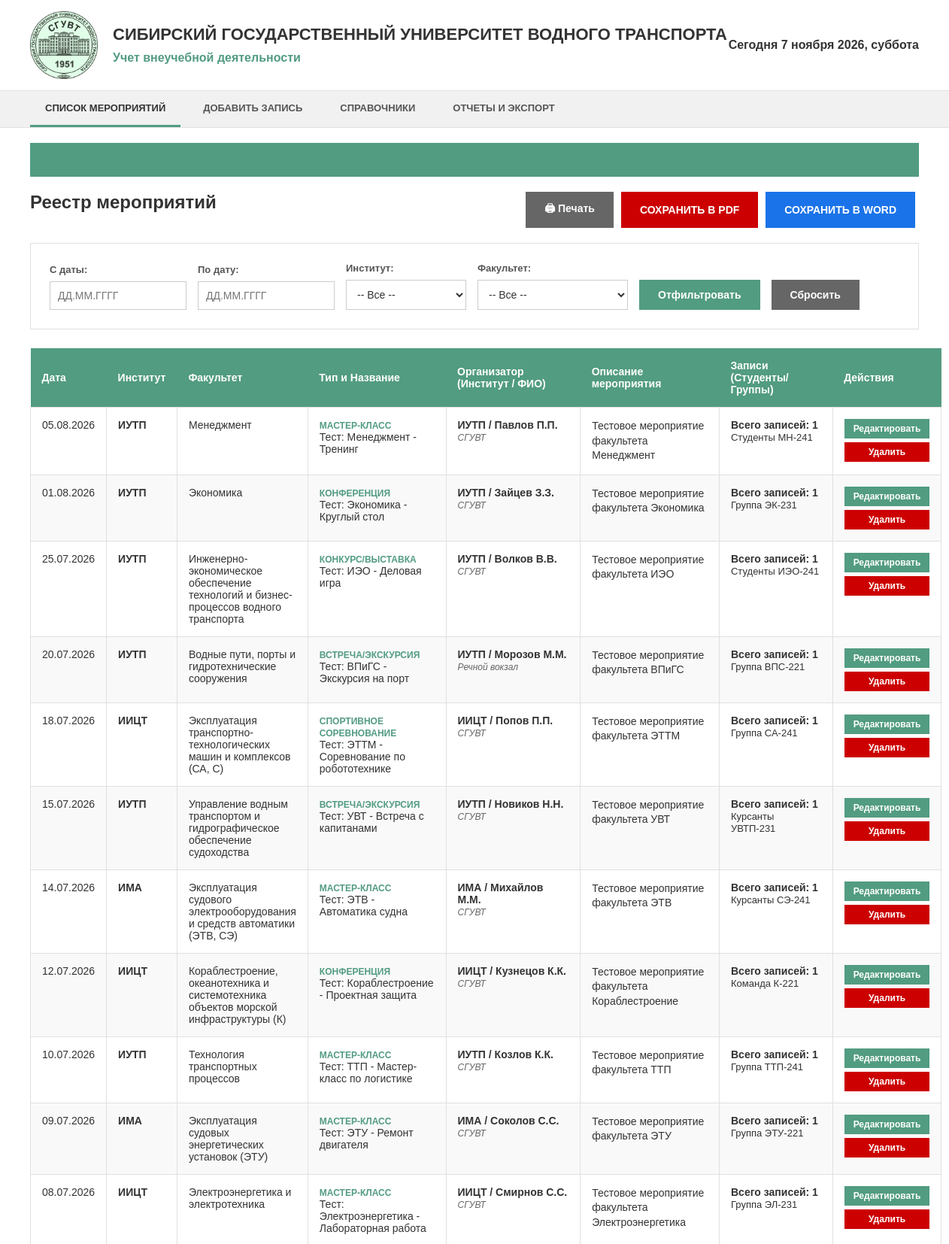
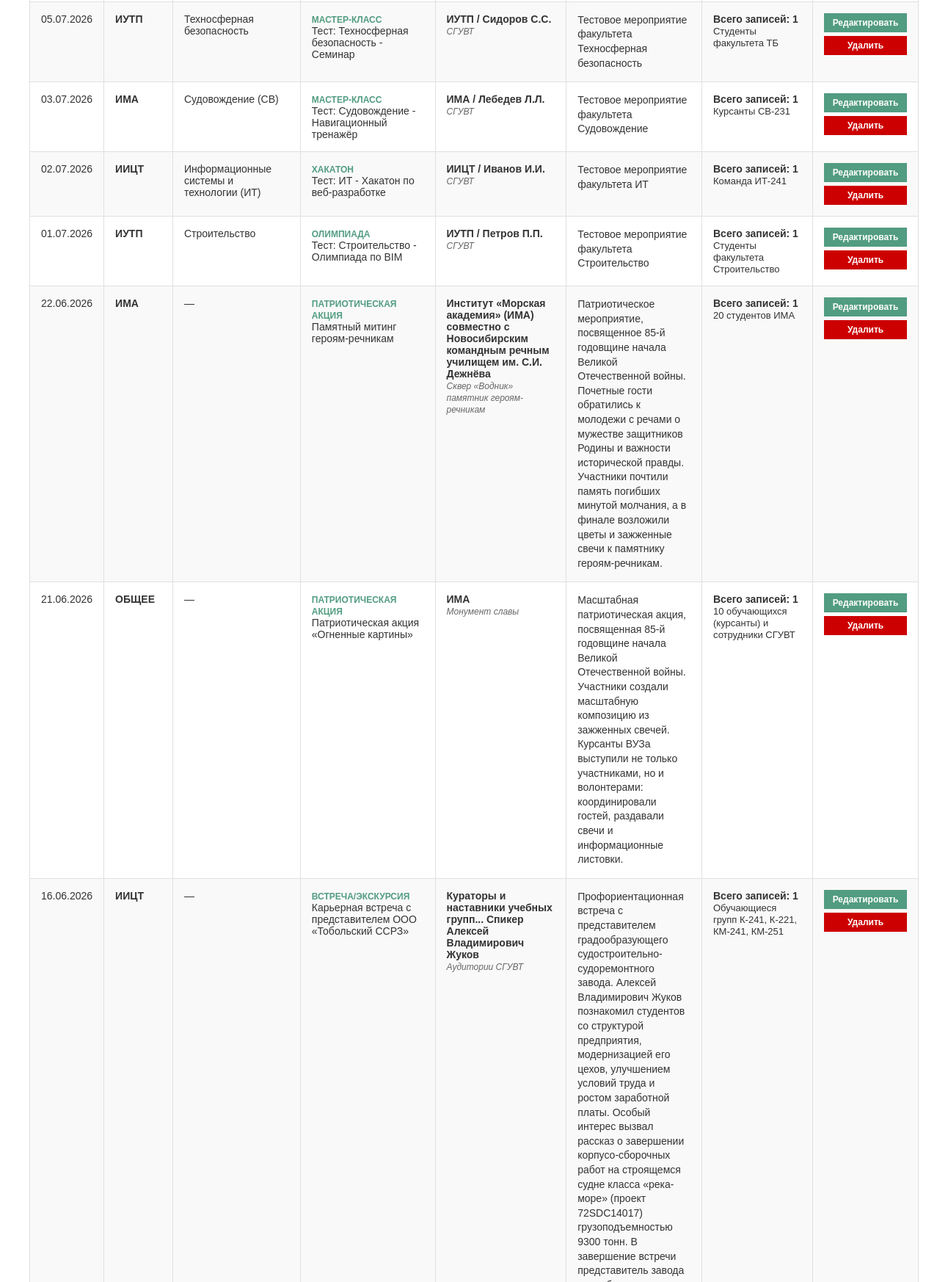
The page / (upper part) on the database its author committed (2 pictures, top to bottom).
### tables this page shows
CREATE TABLE `events` (
  `id` int(11) NOT NULL AUTO_INCREMENT,
  `title` varchar(255) NOT NULL,
  `category_id` int(11) NOT NULL,
  `institute_id` int(11) NOT NULL,
  `faculty_id` int(11) DEFAULT NULL,
  `date_start` date NOT NULL,
  `date_end` date NOT NULL,
  `location` varchar(255) NOT NULL,
  `organizer` varchar(255) NOT NULL,
  `description` text NOT NULL,
  `created_at` timestamp DEFAULT CURRENT_TIMESTAMP,
  PRIMARY KEY (`id`),
  FOREIGN KEY (`category_id`) REFERENCES `event_categories`(`id`) ON DELETE RESTRICT,
  FOREIGN KEY (`institute_id`) REFERENCES `institutes`(`id`) ON DELETE RESTRICT,
  FOREIGN KEY (`faculty_id`) REFERENCES `faculties`(`id`) ON DELETE SET NULL
);

CREATE TABLE `institutes` (
  `id` int(11) NOT NULL AUTO_INCREMENT,
  `short_name` varchar(50) NOT NULL,
  `full_name` varchar(255) NOT NULL,
  PRIMARY KEY (`id`)
);

CREATE TABLE `faculties` (
  `id` int(11) NOT NULL AUTO_INCREMENT,
  `name` varchar(255) NOT NULL,
  `institute_id` int(11) NOT NULL,
  PRIMARY KEY (`id`),
  FOREIGN KEY (`institute_id`) REFERENCES `institutes`(`id`) ON DELETE CASCADE
);

CREATE TABLE `event_categories` (
  `id` int(11) NOT NULL AUTO_INCREMENT,
  `name` varchar(100) NOT NULL,
  PRIMARY KEY (`id`)
);

### src/db.php (called while the page is built, shortened)
<?php
$dsn = "mysql:host=" . DB_HOST . ";dbname=" . DB_NAME . ";charset=" . DB_CHARSET;
$options = [
    PDO::ATTR_ERRMODE            => PDO::ERRMODE_EXCEPTION,
    PDO::ATTR_DEFAULT_FETCH_MODE => PDO::FETCH_ASSOC,
    PDO::ATTR_EMULATE_PREPARES   => false,
];
try {
    $pdo = new PDO($dsn, DB_USER, DB_PASS, $options);
} catch (\PDOException $e) {
    error_log("DB Connection Error: " . $e->getMessage());
    die("Ошибка подключения к БД. Сервер временно недоступен.");
}
require_once 'models/Event.php';
$eventModel = new Event($pdo);

### src/models/Event.php (called while the page is built, shortened)
<?php
class Event {
    private $pdo;
    public function __construct($pdo) {
        $this->pdo = $pdo;
    }
    public function getAllWithFilters($dateFrom = null, $dateTo = null, $instituteId = null, $facultyId = null) {
        $query = "SELECT e.*, i.short_name, f.name as faculty_name, c.name as category_name,
            (SELECT GROUP_CONCAT(participant_info SEPARATOR ', ') FROM event_participants WHERE event_id = e.id) as parts_list,
            (SELECT COUNT(*) FROM event_participants WHERE event_id = e.id) as parts_count
            FROM events e
            JOIN institutes i ON e.institute_id = i.id
            LEFT JOIN faculties f ON e.faculty_id = f.id
            JOIN event_categories c ON e.category_id = c.id WHERE 1=1";
        $params = [];
        $query .= " ORDER BY e.date_start DESC";
        $stmt = $this->pdo->prepare($query);
        $stmt->execute($params);
        return $stmt->fetchAll();
    }
}

### src/index.php (the view, shortened to what this page needs)
<?php
require 'db.php';
$date_from = trim($_GET['date_from'] ?? '');
$date_to = trim($_GET['date_to'] ?? '');
$inst_filter = filter_input(INPUT_GET, 'institute_id', FILTER_VALIDATE_INT) ?: '';
$fac_filter = filter_input(INPUT_GET, 'faculty_id', FILTER_VALIDATE_INT) ?: '';
$events = $eventModel->getAllWithFilters($date_from, $date_to, $inst_filter, $fac_filter);
?>
<!DOCTYPE html>
<html lang="ru">
<head>
    <link rel="stylesheet" href="css/style.css">
    <link rel="stylesheet" href="lib/flatpickr/flatpickr.min.css">
</head>
<body>
    <?php include 'header.php'; ?>
    <div class="container">
        <div class="page-header-row">
            <h2 class="page-title">Реестр мероприятий</h2>
            <div class="action-buttons-row">
                <button type="button" onclick="window.print()" class="btn btn-gray">🖨 Печать</button>
                <button type="button" onclick="generatePDF('Reestr_meropriyatiy.pdf')" class="btn btn-red">СОХРАНИТЬ В PDF</button>
                <button type="button" onclick="generateWord('Reestr_meropriyatiy.docx')" class="btn btn-blue">СОХРАНИТЬ В WORD</button>
            </div>
        </div>
        <form method="GET" id="filter_form">
            <div class="filter-panel">
                <div class="filter-row">
                    <div class="form-group"><label>С даты:</label><input type="text" name="date_from" value="<?php echo htmlspecialchars($date_from); ?>" class="form-control datepicker" placeholder="ДД.ММ.ГГГГ"></div>
                    <div class="form-group"><label>По дату:</label><input type="text" name="date_to" value="<?php echo htmlspecialchars($date_to); ?>" class="form-control datepicker" placeholder="ДД.ММ.ГГГГ"></div>
                    <div class="form-group">
                        <label>Институт:</label>
                        <select name="institute_id" id="filter_institute" class="form-control" onchange="loadFaculties(this.value, 'filter_faculty', <?php echo $fac_filter ?: 'null'; ?>)">
                            <option value="">-- Все --</option>
                        </select>
                    </div>
                    <div class="form-group">
                        <label>Факультет:</label>
                        <select name="faculty_id" id="filter_faculty" class="form-control">
                            <option value="">-- Все --</option>
                        </select>
                    </div>
                    <button type="submit" class="btn">Отфильтровать</button>
                    <a href="index.php" class="btn btn-gray btn-link">Сбросить</a>
                </div>
            </div>
        </form>
        <div id="pdf_content">
            <table class="main-table">
                <thead>
                    <tr>
                        <th class="col-date">Дата</th>
                        <th class="col-institute">Институт</th>
                        <th class="col-faculty">Факультет</th>
                        <th class="col-title">Тип и Название</th>
                        <th class="col-organizer">Организатор (Институт / ФИО)</th>
                        <th class="col-description">Описание мероприятия</th>
                        <th>Записи (Студенты/Группы)</th>
                        <th class="col-actions action-col">Действия</th>
                    </tr>
                </thead>
                <tbody>
                    <?php if(empty($events)): ?>
                        <tr><td colspan="8" class="text-center">Нет данных за этот период.</td></tr>
                    <?php else: ?>
                        <?php foreach($events as $e): ?>
                            <tr>
                                <td><?php echo date('d.m.Y', strtotime($e['date_start'])); ?></td>
                                <td><strong><?php echo htmlspecialchars($e['short_name']); ?></strong></td>
                                <td><?php echo htmlspecialchars($e['faculty_name'] ?? '—'); ?></td>
                                <td>
                                    <span class="category-label"><?php echo htmlspecialchars($e['category_name']); ?></span><br>
                                    <?php echo htmlspecialchars($e['title']); ?>
                                </td>
                                <td>
                                    <strong><?php echo htmlspecialchars($e['organizer']); ?></strong><br>
                                    <em class="location-text"><?php echo htmlspecialchars($e['location']); ?></em>
                                </td>
                                <td class="description-cell">
                                    <?php echo nl2br(htmlspecialchars($e['description'] ?: 'ПУСТО')); ?>
                                </td>
                                <td>
                                    <strong>Всего записей: <?php echo $e['parts_count']; ?></strong><br>
                                    <span class="participants-text"><?php echo htmlspecialchars($e['parts_list'] ?: 'Нет данных'); ?></span>
                                </td>
                                <td class="action-col">
                                    <div class="action-buttons">
                                        <a href="edit.php?id=<?php echo $e['id']; ?>" class="btn btn-small btn-center">Редактировать</a>
                                        <form method="POST" onsubmit="return confirm('Вы уверены, что хотите удалить мероприятие?');" class="form-inline">
                                            <button type="submit" class="btn btn-red btn-small btn-full">Удалить</button>
                                        </form>
                                    </div>
                                </td>
                            </tr>
                        <?php endforeach; ?>
                    <?php endif; ?>
                </tbody>
            </table>
        </div>
    </div>
</body>
</html>

### src/css/style.css (style rules this page uses)
:root { --ssuwt-green: #529c81; --ssuwt-gray: #f1f1f1; --text-dark: #333333; --border-color: #e0e0e0; color-scheme: light; }
body { font-family: Arial, sans-serif; margin: 0; padding: 0; background-color: #ffffff; color: var(--text-dark); overflow-y: scroll; }
.container { max-width: 1400px; margin: 20px auto 30px; padding: 0 40px; }
.container::before { content: ""; display: block; width: 100%; height: 45px; background-color: var(--ssuwt-green); margin-bottom: 20px; }
.page-title { font-size: 24px; margin: 0 0 20px 0; color: var(--text-dark); }
.page-header-row { display: flex; align-items: center; justify-content: space-between; margin-bottom: 20px; }
.page-header-row .action-buttons-row { margin-top: 0; margin-bottom: 0; }
.main-table { width: 100%; border-collapse: collapse; margin-bottom: 30px; }
.main-table th { background-color: var(--ssuwt-green); color: white; padding: 15px; text-align: left; font-size: 14px; }
.main-table td { padding: 15px; border: 1px solid var(--border-color); vertical-align: top; font-size: 14px; }
.main-table tr:nth-child(even) { background-color: #f9f9f9; }
.filter-panel, .form-card { background: #ffffff; border: 1px solid var(--border-color); padding: 25px; margin-bottom: 25px; }
.filter-row { display: flex; gap: 15px; align-items: flex-end; flex-wrap: nowrap; }
.filter-row .form-group { min-width: 140px; flex-shrink: 0; }
.filter-row .form-group .form-control { min-width: 140px; max-width: 200px; width: 160px; }
#filter_faculty, #report_faculty { width: 200px !important; max-width: 200px !important; min-width: 200px !important; }
.action-buttons-row { display: flex; gap: 10px; margin-top: 15px; margin-bottom: 20px; justify-content: flex-end; padding: 0 5px; }
.action-buttons-row .btn { white-space: nowrap; }
.form-group { display: flex; flex-direction: column; gap: 8px; }
.form-group label { font-size: 13px; font-weight: bold; color: #555; }
.form-control { padding: 10px; border: 1px solid #ccc; font-size: 14px; font-family: inherit; background-color: #ffffff; color: var(--text-dark); }
.btn { background-color: var(--ssuwt-green); color: white; padding: 12px 25px; border: none; cursor: pointer; font-weight: bold; font-size: 14px; text-decoration: none; display: inline-block; }
.btn-red { background-color: #cc0000; }
.btn-blue { background-color: #1a73e8; }
.btn-gray { background-color: #666; }
.btn-small { padding: 6px 12px; font-size: 12px; }
.btn-link { text-decoration: none; text-align: center; }
.btn-center { text-align: center; }
.btn-full { width: 100%; }
.form-inline { margin: 0; }
.col-date { width: 85px; }
.col-institute { width: 90px; }
.col-faculty { width: 120px; }
.col-title { width: 15%; }
.col-organizer { width: 15%; }
.col-description { width: 30%; }
.col-actions { width: 120px; }
.action-col { text-align: center; }
.action-buttons { display: flex; flex-direction: column; gap: 5px; }
.category-label { color: #529c81; font-size: 12px; font-weight: bold; text-transform: uppercase; }
.location-text { font-size: 12px; color: #666; }
.description-cell { font-size: 13px; line-height: 1.4; }
.participants-text { font-size: 13px; }

### rows shown on the page
events: date_start "05.08.2026", institute.short_name "ИУТП", faculty.name "Менеджмент", category.name "МАСТЕР-КЛАСС", title "Тест: Менеджмент - Тренинг", organizer "ИУТП / Павлов П.П.", location "СГУВТ", description "Тестовое мероприятие факультета Менеджмент", parts_count "1", parts_list "Студенты МН-241"
events: date_start "01.08.2026", institute.short_name "ИУТП", faculty.name "Экономика", category.name "КОНФЕРЕНЦИЯ", title "Тест: Экономика - Круглый стол", organizer "ИУТП / Зайцев З.З.", location "СГУВТ", description "Тестовое мероприятие факультета Экономика", parts_count "1", parts_list "Группа ЭК-231"
events: date_start "25.07.2026", institute.short_name "ИУТП", faculty.name "Инженерно-экономическое обеспечение технологий и бизнес-процессов водного транспорта", category.name "КОНКУРС/ВЫСТАВКА", title "Тест: ИЭО - Деловая игра", organizer "ИУТП / Волков В.В.", location "СГУВТ", description "Тестовое мероприятие факультета ИЭО", parts_count "1", parts_list "Студенты ИЭО-241"
events: date_start "20.07.2026", institute.short_name "ИУТП", faculty.name "Водные пути, порты и гидротехнические сооружения", category.name "ВСТРЕЧА/ЭКСКУРСИЯ", title "Тест: ВПиГС - Экскурсия на порт", organizer "ИУТП / Морозов М.М.", location "Речной вокзал", description "Тестовое мероприятие факультета ВПиГС", parts_count "1", parts_list "Группа ВПС-221"
events: date_start "18.07.2026", institute.short_name "ИИЦТ", faculty.name "Эксплуатация транспортно-технологических машин и комплексов (СА, С)", category.name "СПОРТИВНОЕ СОРЕВНОВАНИЕ", title "Тест: ЭТТМ - Соревнование по робототехнике", organizer "ИИЦТ / Попов П.П.", location "СГУВТ", description "Тестовое мероприятие факультета ЭТТМ", parts_count "1", parts_list "Группа СА-241"
events: date_start "15.07.2026", institute.short_name "ИУТП", faculty.name "Управление водным транспортом и гидрографическое обеспечение судоходства", category.name "ВСТРЕЧА/ЭКСКУРСИЯ", title "Тест: УВТ - Встреча с капитанами", organizer "ИУТП / Новиков Н.Н.", location "СГУВТ", description "Тестовое мероприятие факультета УВТ", parts_count "1", parts_list "Курсанты УВТП-231"
events: date_start "14.07.2026", institute.short_name "ИМА", faculty.name "Эксплуатация судового электрооборудования и средств автоматики (ЭТВ, СЭ)", category.name "МАСТЕР-КЛАСС", title "Тест: ЭТВ - Автоматика судна", organizer "ИМА / Михайлов М.М.", location "СГУВТ", description "Тестовое мероприятие факультета ЭТВ", parts_count "1", parts_list "Курсанты СЭ-241"
events: date_start "12.07.2026", institute.short_name "ИИЦТ", faculty.name "Кораблестроение, океанотехника и системотехника объектов морской инфраструктуры (К)", category.name "КОНФЕРЕНЦИЯ", title "Тест: Кораблестроение - Проектная защита", organizer "ИИЦТ / Кузнецов К.К.", location "СГУВТ", description "Тестовое мероприятие факультета Кораблестроение", parts_count "1", parts_list "Команда К-221"
events: date_start "10.07.2026", institute.short_name "ИУТП", faculty.name "Технология транспортных процессов", category.name "МАСТЕР-КЛАСС", title "Тест: ТТП - Мастер-класс по логистике", organizer "ИУТП / Козлов К.К.", location "СГУВТ", description "Тестовое мероприятие факультета ТТП", parts_count "1", parts_list "Группа ТТП-241"
events: date_start "09.07.2026", institute.short_name "ИМА", faculty.name "Эксплуатация судовых энергетических установок (ЭТУ)", category.name "МАСТЕР-КЛАСС", title "Тест: ЭТУ - Ремонт двигателя", organizer "ИМА / Соколов С.С.", location "СГУВТ", description "Тестовое мероприятие факультета ЭТУ", parts_count "1", parts_list "Группа ЭТУ-221"
events: date_start "08.07.2026", institute.short_name "ИИЦТ", faculty.name "Электроэнергетика и электротехника", category.name "МАСТЕР-КЛАСС", title "Тест: Электроэнергетика - Лабораторная работа", organizer "ИИЦТ / Смирнов С.С.", location "СГУВТ", description "Тестовое мероприятие факультета Электроэнергетика", parts_count "1", parts_list "Группа ЭЛ-231"
events: date_start "05.07.2026", institute.short_name "ИУТП", faculty.name "Техносферная безопасность", category.name "МАСТЕР-КЛАСС", title "Тест: Техносферная безопасность - Семинар", organizer "ИУТП / Сидоров С.С.", location "СГУВТ", description "Тестовое мероприятие факультета Техносферная безопасность", parts_count "1", parts_list "Студенты факультета ТБ"
events: date_start "03.07.2026", institute.short_name "ИМА", faculty.name "Судовождение (СВ)", category.name "МАСТЕР-КЛАСС", title "Тест: Судовождение - Навигационный тренажёр", organizer "ИМА / Лебедев Л.Л.", location "СГУВТ", description "Тестовое мероприятие факультета Судовождение", parts_count "1", parts_list "Курсанты СВ-231"
events: date_start "02.07.2026", institute.short_name "ИИЦТ", faculty.name "Информационные системы и технологии (ИТ)", category.name "ХАКАТОН", title "Тест: ИТ - Хакатон по веб-разработке", organizer "ИИЦТ / Иванов И.И.", location "СГУВТ", description "Тестовое мероприятие факультета ИТ", parts_count "1", parts_list "Команда ИТ-241"
events: date_start "01.07.2026", institute.short_name "ИУТП", faculty.name "Строительство", category.name "ОЛИМПИАДА", title "Тест: Строительство - Олимпиада по BIM", organizer "ИУТП / Петров П.П.", location "СГУВТ", description "Тестовое мероприятие факультета Строительство", parts_count "1", parts_list "Студенты факультета Строительство"
events: date_start "22.06.2026", institute.short_name "ИМА", faculty_name "—", category.name "ПАТРИОТИЧЕСКАЯ АКЦИЯ", title "Памятный митинг героям-речникам", organizer "Институт «Морская академия» (ИМА) совместно с Новосибирским командным речным училищем им. С.И. Дежнёва", location "Сквер «Водник» памятник героям-речникам", description "Патриотическое мероприятие, посвященное 85-й годовщине начала Великой Отечественной войны. Почетные гости обратились к молодежи с речами о мужестве защитников Родины и важности исторической правды. Участники почтили память погибших минутой молчания, а в финале возложили цветы и зажженные свечи к памятнику героям-речникам.", parts_count "1", parts_list "20 студентов ИМА"
events: date_start "21.06.2026", institute.short_name "ОБЩЕЕ", faculty_name "—", category.name "ПАТРИОТИЧЕСКАЯ АКЦИЯ", title "Патриотическая акция «Огненные картины»", organizer "ИМА", location "Монумент славы", description "Масштабная патриотическая акция, посвященная 85-й годовщине начала Великой Отечественной войны. Участники создали масштабную композицию из зажженных свечей. Курсанты ВУЗа выступили не только участниками, но и волонтерами: координировали гостей, раздавали свечи и информационные листовки.", parts_count "1", parts_list "10 обучающихся (курсанты) и сотрудники СГУВТ"
events: date_start "16.06.2026", institute.short_name "ИИЦТ", faculty_name "—", category.name "ВСТРЕЧА/ЭКСКУРСИЯ", title "Карьерная встреча с представителем ООО «Тобольский ССРЗ»", organizer "Кураторы и наставники учебных групп... Спикер Алексей Владимирович Жуков", location "Аудитории СГУВТ", parts_count "1", parts_list "Обучающиеся групп К-241, К-221, КМ-241, КМ-251"

### other values the page prints
getRussianDate() "Сегодня 7 ноября 2026, суббота"
